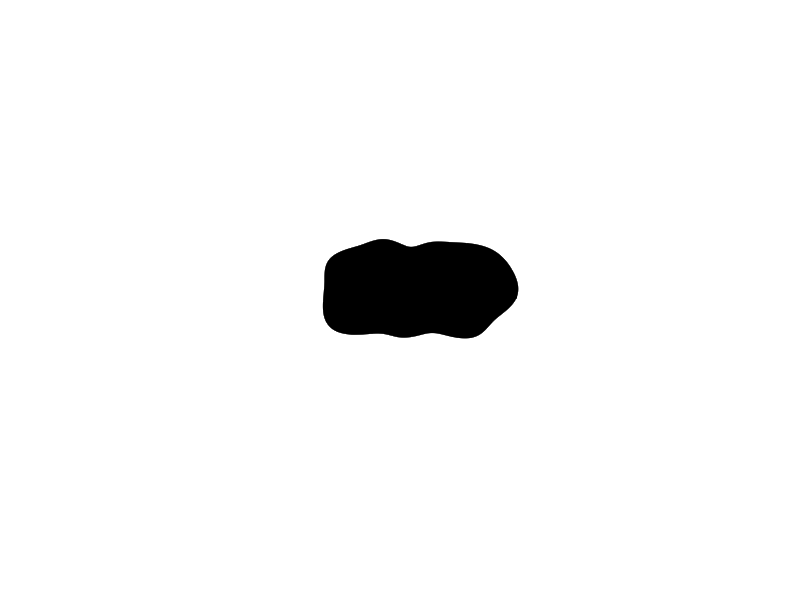

MATLAB code to generate this figure: (Note: this script raises an error after producing the figure.)
%%%%%%%%%%%%% Blob Maker modified my Yunji_Park on 8/12/2017 %%%%%%%%%%%%%%
clear
close all
%rng shuffle

%% set parameters

Area_1=[100]; % orange area
Area_2=[200]; % blue area

x_length = [13];
y_length = [5];


%Area_1=randi(42); % white area
%Area_2=randi(168); 

fnames = {'a'};
char_fnames=char(fnames);


%% main for loop
f=figure('units','normalized','outerposition',[0.2 0.2 0.4 0.6]);
for Ai=1:size(Area_1,2)
    %R=Area_1(Ai)/Area_2(Ai);
    
    
    %% create base ellipse
    %Features added by Mohammad Akanda 4/21/2017
    % Major and minor axis of basic ellipse
    a = x_length(Ai);
    b = y_length(Ai);
    % Basis points
    n = 18;dt = 2*pi/n;t = [0:dt:2*pi-dt];
    % Generates a perturbed ellipse
    pr = rand(1,n)*(0.2);
    pt = -dt/3 + 2*dt/3*rand(1,n)*(0.2);
    x = (2*a/3 + 2*a/3*pr).*cos(t + pt);
    y = (2*b/2 + 2*b/3*pr).*sin(t + pt);
    % Interpolate (using (r, t) pairs)
    t = t + pt;
    r = sqrt(x.^2 + y.^2);
    ll =800;%number of points consider
    % Smoothness conformity
    tq = linspace(t(1), 2*pi, ll);
    t = [t-2*pi t t+2*pi];
    r = [r r r];
    rq = interp1(t, r, tq, 'spline');
    xx = rq.*cos(tq); yy = rq.*sin(tq);
    ww = [xx' yy'];
    ww1  = ww(1:ll-10,:);
    ww2 = ww(ll-9:ll,:);
    for jj = 1:10
        if ww1(1,2)>ww2(jj,2)
            ww1 = [ww1;ww2(jj,:)];
        else
        end
    end
    ww1 = [ww1;ww1(1,:)];
    ww1(1:5,:);
    ww1(end-4:end,:);
    
    %% find all ratios
%     
%     all_ratios=zeros(size(ww1,1)-20,1);
%     c=0;
%     for i=2:size(all_ratios,1)
%         t1 = 1;
%         t2 = i;
%         a1 = [ww1(t1,1) ww1(t2,1)];
%         b1 = [ww1(t1,2) ww1(t2,2)];
%         aa = linspace(a1(1),a1(2),7);
%         bb = linspace(b1(1),b1(2),7);
%         %noise generation to line
%         ff = 4;
%         %ee = abs(bb(1)-bb(end))/ff;
%         ee=rand(1)+1;
%         r = 2*ee.*rand(1,3) -ee;
%         r = [0 0 r 0 0];
%         bb1 = bb +r;
%         aa1 = linspace(a1(1),a1(2),70);
%         bb1 = interp1(aa, bb1, aa1, 'spline');
%         %first segment of purturned ellipse
%         ee1 = ww1(t1:t2,:);
%         dd = [aa1' bb1'];
%         tt1 = dd(1:end-1,:);
%         tt2 = dd(2:end,:);
%         con1 = [ee1;flipud(tt1)];
%         A1 = polyarea(con1(:,1),con1(:,2));
%         %second segment of purturned ellipse
%         ee2 = [ww1(t2:end,:);ww1(2:t1,:)];
%         ef1 = ww1(t2+1:end,:);
%         con2 = [dd;ef1 ;ww1(2:t1,:)];
%         A2 = polyarea(con2(:,1),con2(:,2));
%         %tot = A1+A2;
%         c=c+1;
%         all_ratios(c,1) = A1/A2;
%         save(['dummy_file/m' num2str(i)], 'con1','con2','ee1' )
%         
%     end
    
%     %% finding the best ratio
%     all_ratios1=abs(all_ratios-R);
%     [q1,q2]=min(all_ratios1);
    
    %% plot best
%     load(['dummy_file/m' num2str(q2)])
%    
%     
%     A1_final = polyarea(con1(:,1),con1(:,2));
%     A2_final = polyarea(con2(:,1),con2(:,2));
%     Ratio_final=A1_final/A2_final;
%     
   

 %   fill(con1(:,1),con1(:,2),[252/255, 127/255, 36/255])
 %   hold on
 %   fill(con2(:,1),con2(:,2),[38/255, 121/255, 178/255])
 %   plot(ee1(:,1),ee1(:,2),'b')
  

figure
fill(ww1(:,1),ww1(:,2),'black')

hold on
plot(ww1(:,1),ww1(:,2),'black')

 set(gcf,'Color',[192/255 192/255 192/255]);
    
    axis([-30 30 -30 30]);
    axis off;
    hold off
    drawnow;
    frm = getframe( f );
    imwrite( frm.cdata,['Pilot/' char_fnames(Ai,:) '.png'] ); 
    
    
end % main forloop

